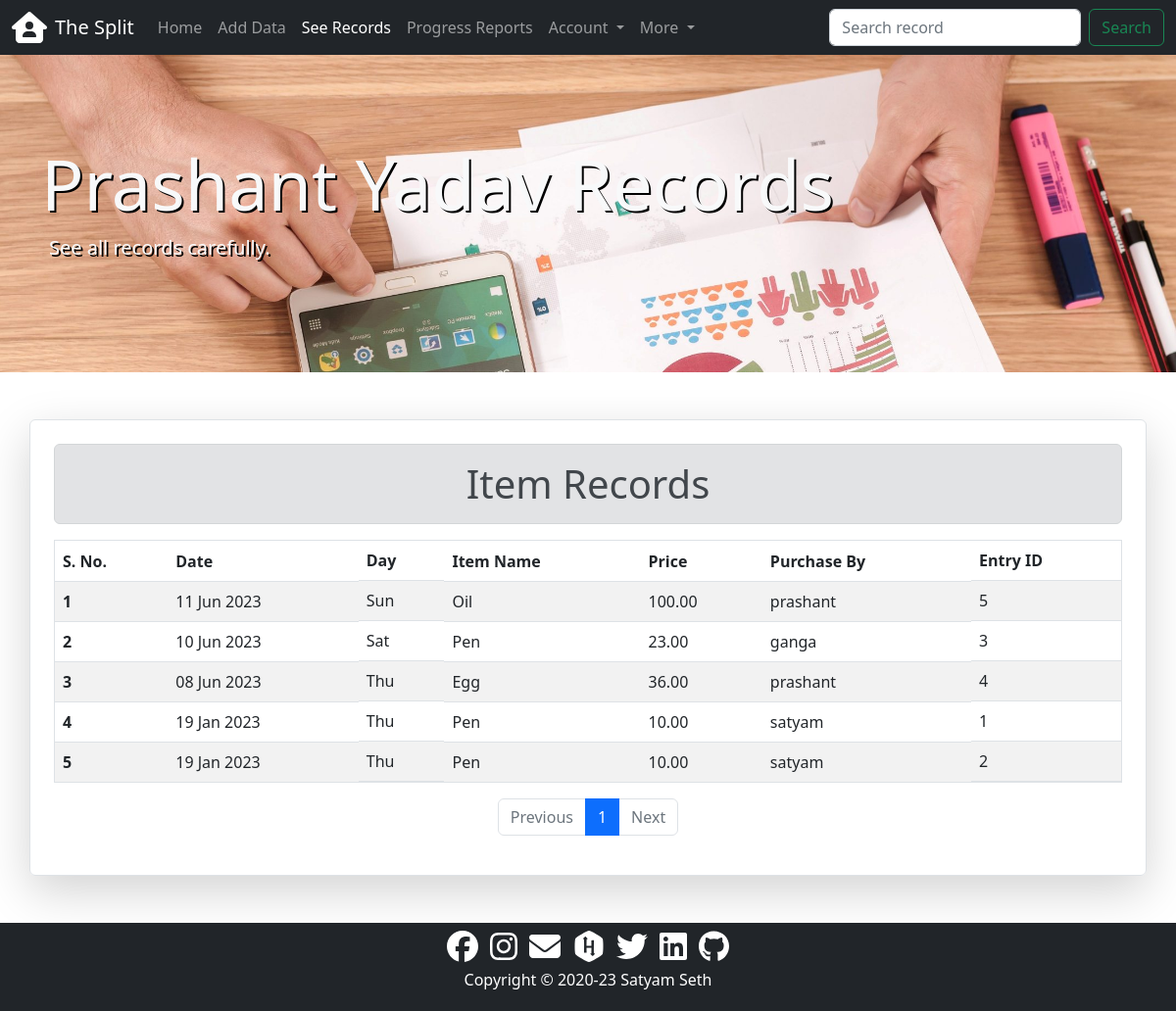
The page /records/records/ (signed in) on the database its author committed.
### records/models.py (models this page shows, shortened)
class Record(models.Model):
    item = models.CharField(max_length=50)
    price = models.DecimalField(
        decimal_places=2,
        max_digits=7,
        validators=[
            MinValueValidator(
                Decimal("0"),
            ),
            MaxValueValidator(
                Decimal("5000"),
            ),
        ],
    )
    purchaser = models.ForeignKey(
        to=settings.AUTH_USER_MODEL,
        on_delete=models.CASCADE,
        related_name="purchaser",
    )
    adder = models.ForeignKey(
        to=settings.AUTH_USER_MODEL,
        on_delete=models.SET_NULL,
        related_name="adder",
        null=True,
    )
    purchase_date = models.DateField()
    modified_on = models.DateTimeField(auto_now=True)
    created_on = models.DateTimeField(auto_now_add=True)

### records/views.py (the view)
# urls.py: path("records/", views.RecordListView.as_view(), name="records"),
class RecordListView(ListView):
    model = Record
    paginate_by = 20
    paginate_orphans = 10
    ordering = ["-purchase_date"]
    extra_context = {"records_active": "active"}

### records/templates/records/record_list.html (shortened to what this page needs)
{% extends 'core/base.html' %}
{% load static %}
{% block css %}
<link rel="stylesheet" href="{% static 'records/css/style.css' %}">
{% endblock %}
{% block content %}
<div class="container-fluid py-5 my-5 {% if records_active %} records {% endif %}" {% if not records_active %} style="background-image: url('{{user.profile.cover_photo.url}}');" {% endif %}>
  <div class="container py-5 text-light">
    <div>
      <h1 class="display-2">{{user.get_full_name|title}} Records</h1>
    </div>
    <div class="lead">
      <p class="ps-2">See all records carefully.</p>
    </div>
  </div>
</div>
<div class="container shadow-lg p-4 mb-5 rounded border">
  <h1 class="text-center alert alert-secondary">Item Records</h1>
  {% if record_list %}
  <div class="table-responsive">
    <table class="table table-hover table-striped border">
      <thead>
        <tr>
          <th scope="col">S. No.</th>
          <th scope="col">Date</th>
          <th scope="col" class="d-none d-sm-block">Day</th>
          <th scope="col">Item Name</th>
          <th scope="col">Price</th>
          <th scope="col">Purchase By</th>
          <th scope="col" class="d-none d-sm-block">Entry ID</th>
        </tr>
      </thead>
      <tbody>
        {% for record in record_list %}
        <tr>
          <th scope="row">{{forloop.counter0|add:page_obj.start_index }}</th>
          <td>{{record.purchase_date|date:"d M Y"}}</td>
          <td class="d-none d-sm-block">{{record.purchase_date|date:"D"}}</td>
          <td>{{record.item|capfirst}}</td>
          <td>{{record.price}}</td>
          <td>{{record.purchaser}}</td>
          <td class="d-none d-sm-block">{{record.id}}</td>
        </tr>
        {% endfor %}
      </tbody>
    </table>
    <div>
      {% include 'core/pagination.html' %}
    </div>
  </div>
  {% else %}
  <h4 class="text-center alert alert-warning">No Records Found</h4>
  {% endif %}
</div>
{% endblock content %}

### records/static/records/css/style.css (style rules this page uses)
.records { background-image: url("../images/records.jpg"); background-color: dimgrey; background-size: cover; height: 100%; text-shadow: 2px 2px black; }

### rows shown on the page
Record: purchase_date "11 Jun 2023", purchase_date "Sun", item "Oil", price "100.00", purchaser "prashant", id "5"
Record: purchase_date "10 Jun 2023", purchase_date "Sat", item "Pen", price "23.00", purchaser "ganga", id "3"
Record: purchase_date "08 Jun 2023", purchase_date "Thu", item "Egg", price "36.00", purchaser "prashant", id "4"
Record: purchase_date "19 Jan 2023", purchase_date "Thu", item "Pen", price "10.00", purchaser "satyam", id "1"
Record: purchase_date "19 Jan 2023", purchase_date "Thu", item "Pen", price "10.00", purchaser "satyam", id "2"

### other values the page prints
{{ user.get_full_name|title }} "Prashant Yadav"
{{ i }} "1"
